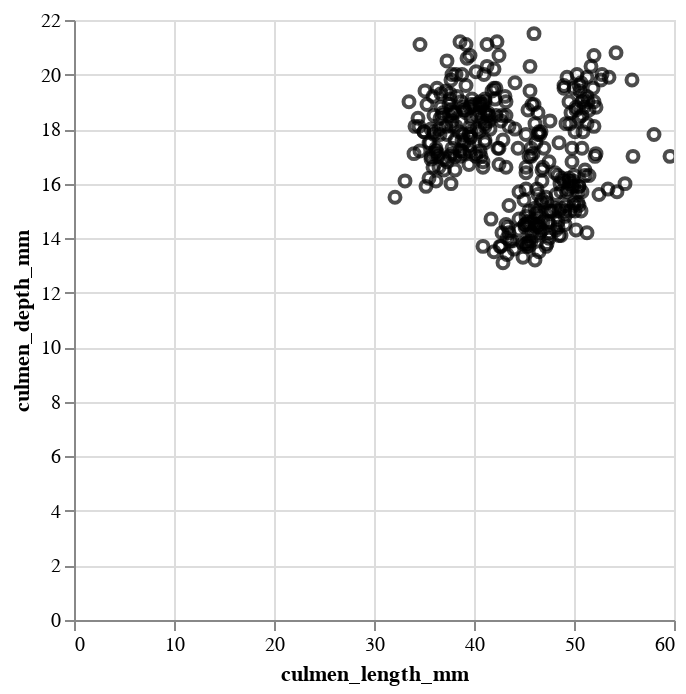

The cell this chart's notebook holds for it:
### Code cell
# change the color of the points into black 
alt.Chart(df).mark_point(color = 'black').encode(
    x='culmen_length_mm',
    y='culmen_depth_mm',
    tooltip=['species','culmen_length_mm', 'culmen_depth_mm'] # create interactive charts
).interactive()

### Figure 1 — Vega-Lite specification as saved in the notebook (floating-point values rounded to 4 significant figures; data arrays with more than 128 entries replaced by an {"elided": "..."} marker saying what was removed)
{"config": {"view": {"continuousWidth": 300, "continuousHeight": 300}}, "data": {"name": "data-29ff670c6cbc87fe6b8f9db2d10af5a1"}, "mark": {"type": "point", "color": "black"}, "encoding": {"tooltip": [{"field": "species", "type": "nominal"}, {"field": "culmen_length_mm", "type": "quantitative"}, {"field": "culmen_depth_mm", "type": "quantitative"}], "x": {"field": "culmen_length_mm", "type": "quantitative"}, "y": {"field": "culmen_depth_mm", "type": "quantitative"}}, "params": [{"name": "param_6", "select": {"type": "interval", "encodings": ["x", "y"]}, "bind": "scales"}], "$schema": "https://vega.github.io/schema/vega-lite/v5.16.3.json", "datasets": {"data-29ff670c6cbc87fe6b8f9db2d10af5a1": {"elided": "344 records"}}}
